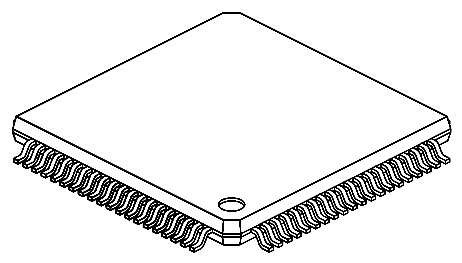
#> input picture Result/Package_view/page/view.jpg, 462 x 263 px
$ python -i Segment_function.py   (imports and definitions only)
#> lines starting #> are read from the running program, lines starting #| are printed output that depends on the picture; after the words box and inside, x2 and y2 are one past the last pixel; in counts of white or black regions, pixels touching at a corner belong together
#> further down, picture is the input picture: shape (263, 462, 3); min 0, max 255, mean 233.6
import cv2
import numpy as np
import os
import shutil
import json
from PIL import Image

# [63 lines left out: functions increment, get_neighbours, dfs, find_contour, not called in this run]

def morphological_treatment(img):
    """
    对图像进行形态学处理
    :param img:
    :return:
    """
    ret, thresh = cv2.threshold(img, 200, 255, cv2.THRESH_BINARY)
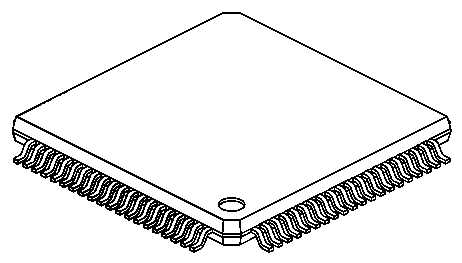
#> thresh: shape (263, 462, 3); 91.3% white; black in thin lines or dots, all inside (x1, y1, x2, y2) = (12, 12, 452, 253)
    # 像素反转
    inverted = cv2.bitwise_not(thresh)
    # 膨胀
    kernel = np.ones((3, 3), np.uint8)
    dilated_image = cv2.dilate(inverted, kernel, iterations=6)
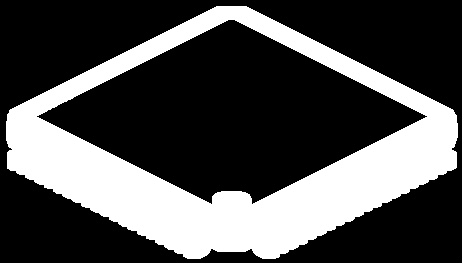
#> dilated_image: shape (263, 462, 3); 30.6% white; 1 white region, box (x1, y1, x2, y2) and area: (6, 6, 458, 259) 37232
    # 边缘检测
    edges = cv2.Canny(dilated_image, 50, 150)
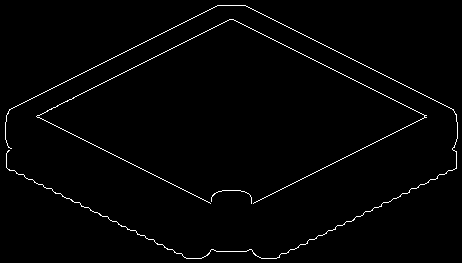
#> edges: shape (263, 462); 1.5% white in thin lines or dots

    return edges, dilated_image

# [276 lines left out: functions np_where, side_combined, empty_file, move_files, calculate_intersection, merge_rectangles and 6 more, not called in this run]

# [4 lines not run here, left out]

>>> import cv2
>>> picture = cv2.imread('../../Result/Package_view/page/view.jpg')
>>> result = morphological_treatment(picture)
